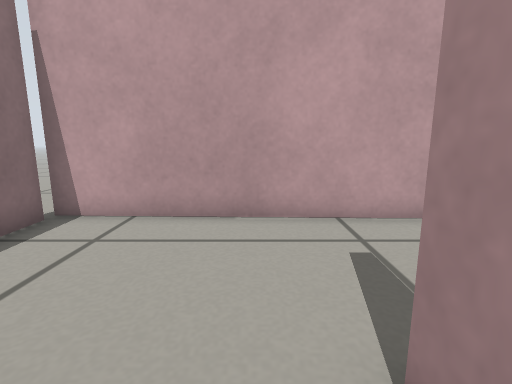
View 1 (above)

12 first-person views from a walk through a robot-simulator world made for Gazebo. The camera is 0.36 m above the floor, tilts 10° down and sees 85° across. The floor is counted in squares, 0.2 m on a side. Each view is taken from the middle of a square. On the plan, view 1 faces up. The plan holds only what a view shows up to about 15 squares ahead; the rest is blank.

View 2
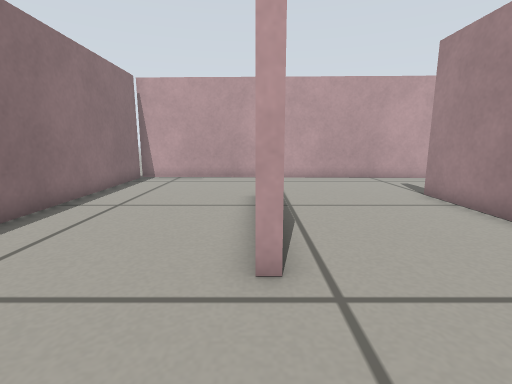

View 3
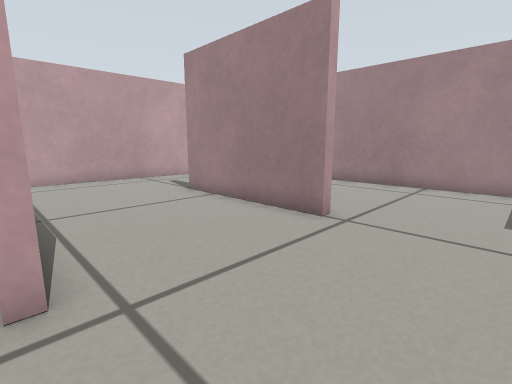

View 4
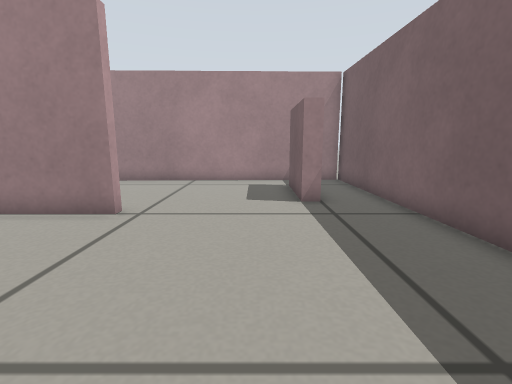

View 5
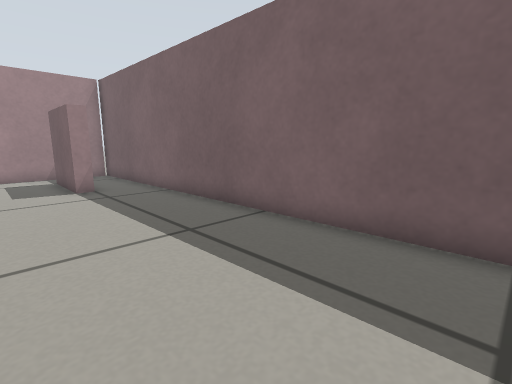

View 6
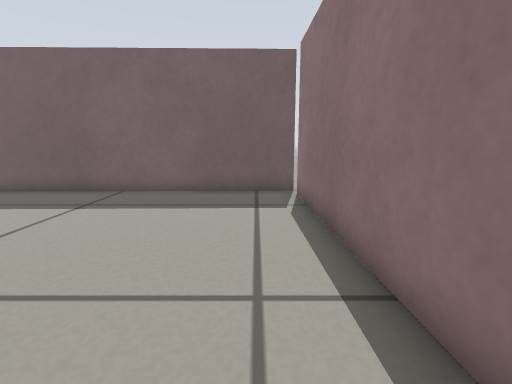

View 7
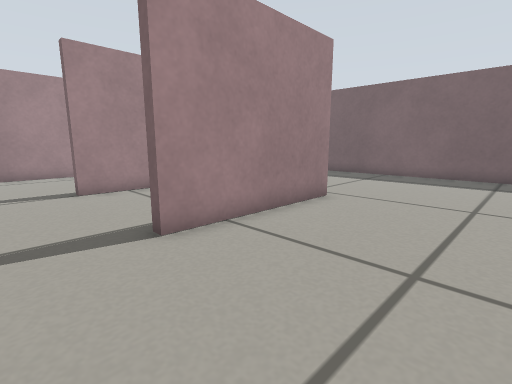

View 8
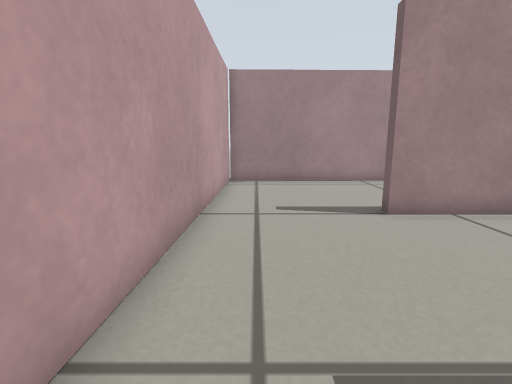

View 9
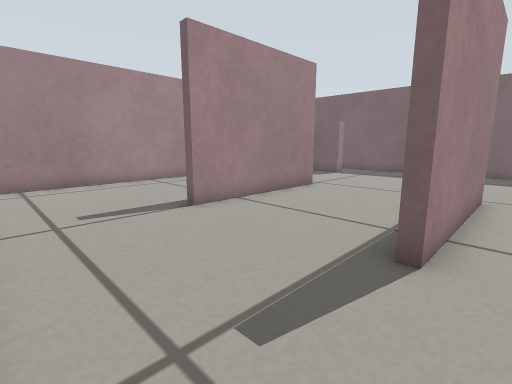

View 10
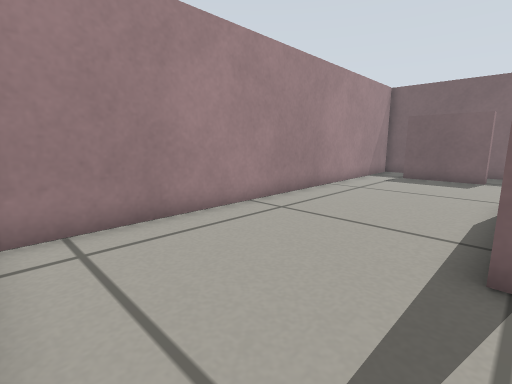

View 11
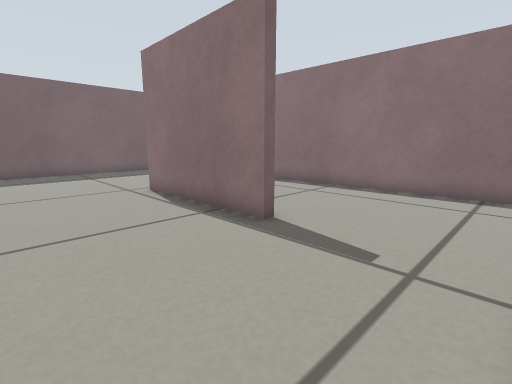

View 12
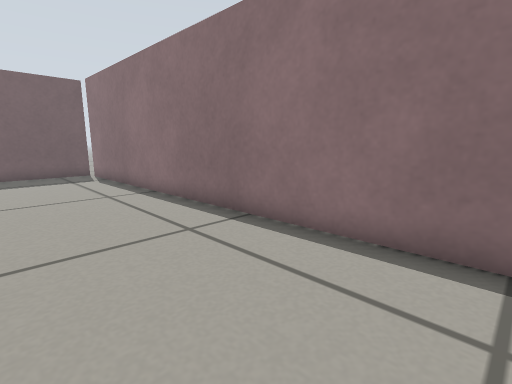

### Floor plan
Points are (right, up) in squares from view 1. A wall is a line through its corners. A room is listed if a view was taken in it or the views show most of it. See-through windows are left out.
Room 1 (views 1, 2, 3, 4, 5, 6, 7, 8, 9, 10, 11, 12)
walls: (1.3, -4.5) (1, -4.5) (1, 1.6) (1.3, 1.6) (1.3, -4.5); (7.4, -4.5) (6.9, -4.5) (6.9, 1.6) (7.4, 1.6); (8.5, -10) (8.5, -9.4) (11.8, -9.4); (-4.5, -12.4) (13.6, -12.1) (13.2, 6.2) (-5, 6.8); (-5, 6.5) (-4.5, -11.8)
ways out: gap at (-5, -12)

Positions as (right, up) in squares from view 1, and headings:
1: (0, 0), facing up
2: (1, -8), facing up
3: (1, -8), facing up-right
4: (0, -8), facing right
5: (-3, -7), facing down-right
6: (-3, -2), facing down
7: (-4, 4), facing down-right
8: (0, 5), facing right
9: (0, 6), facing down-right
10: (7, 6), facing down-right
11: (6, 6), facing down-left
12: (0, 5), facing down-left
